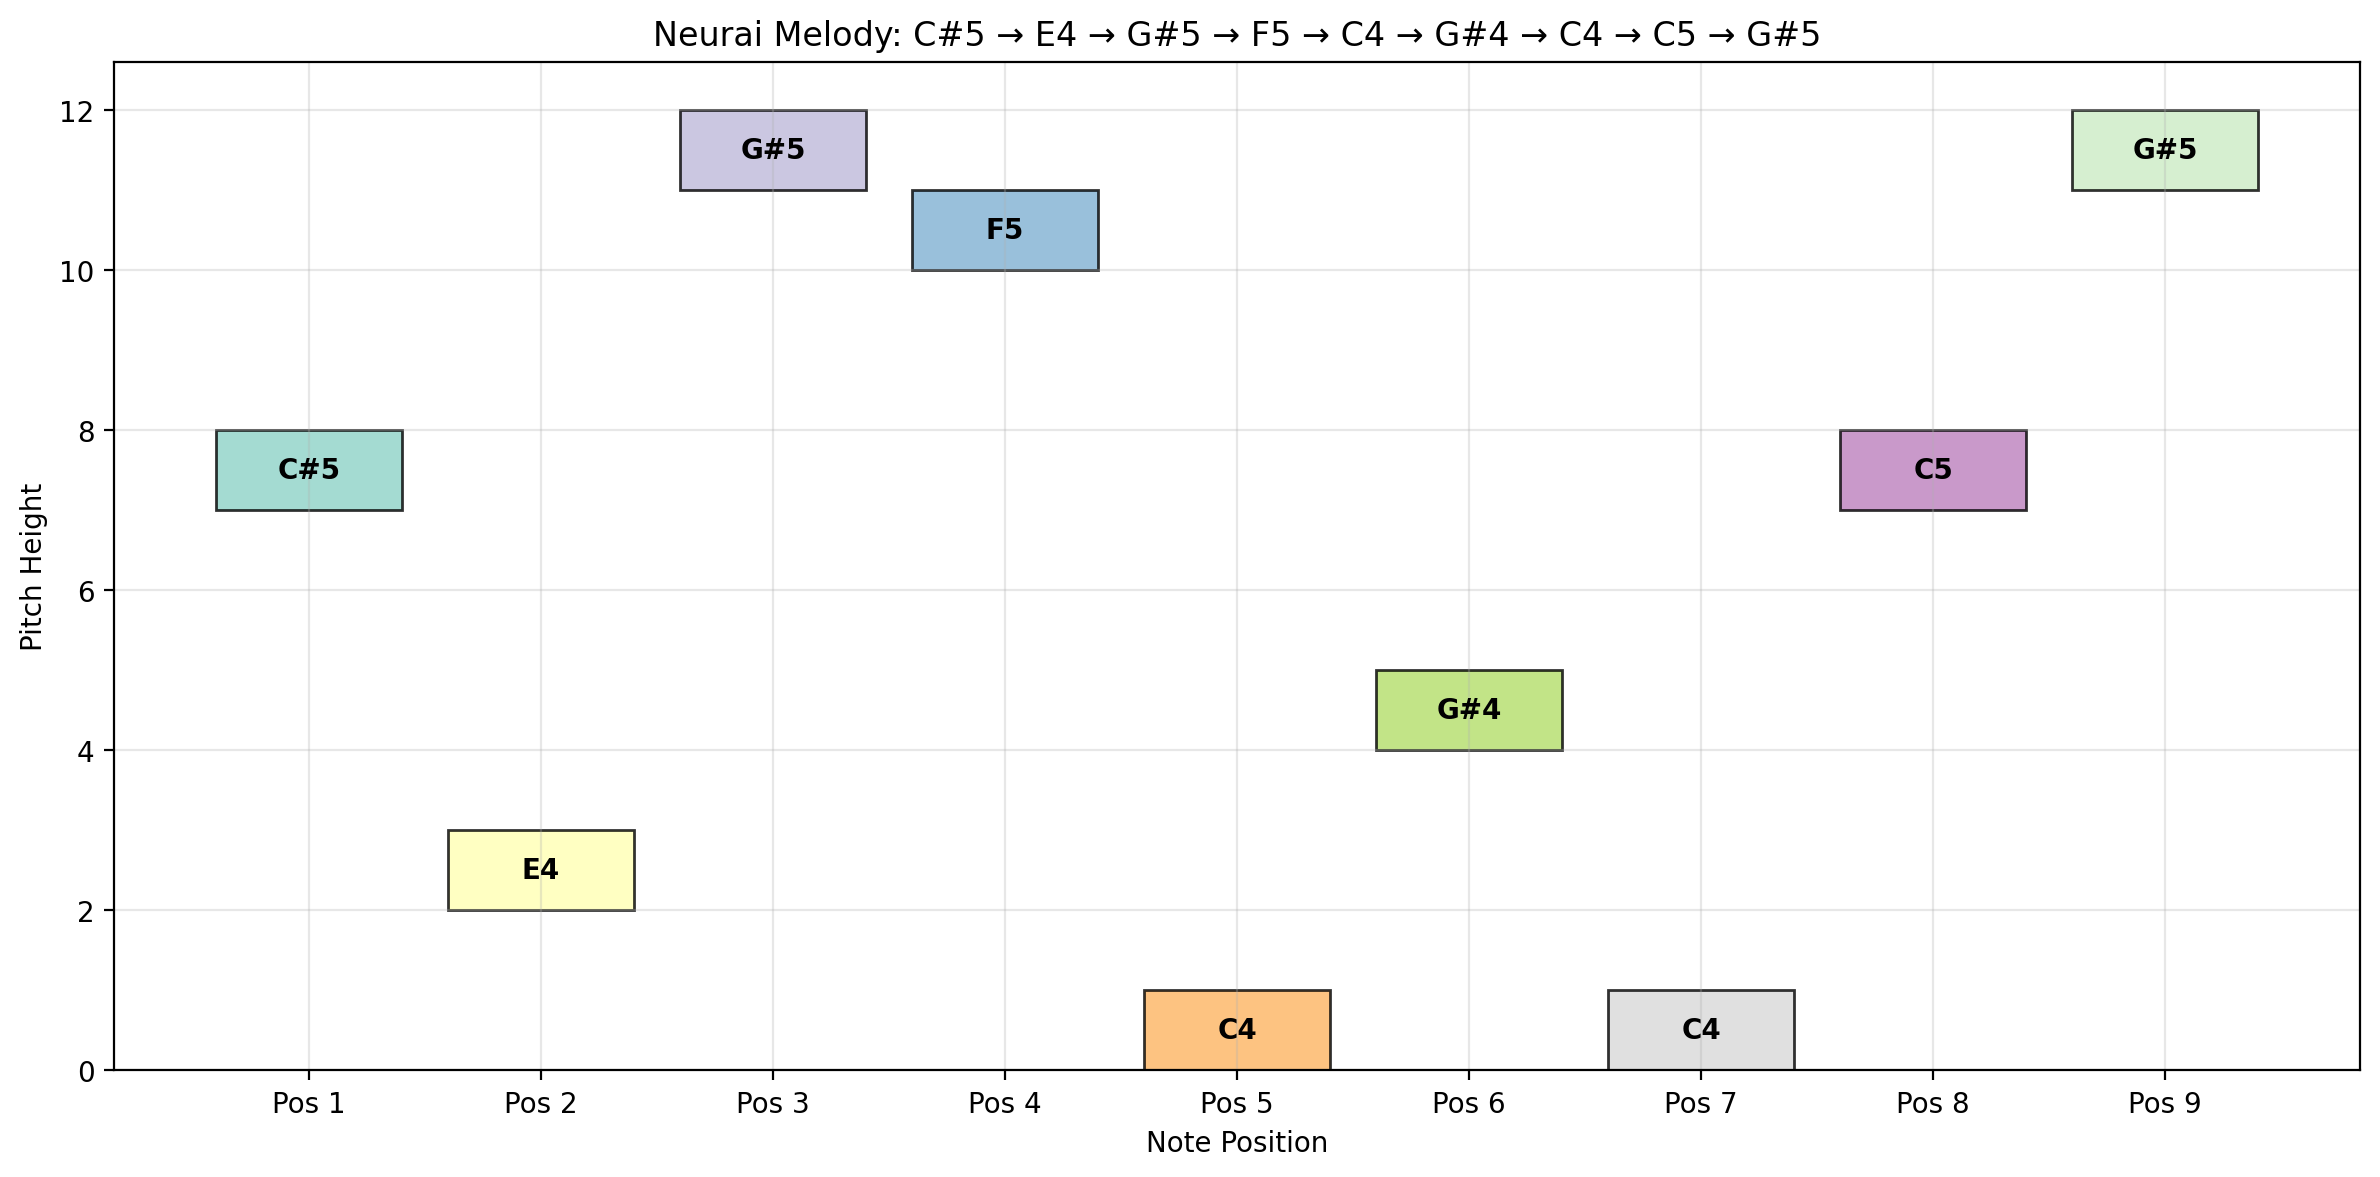

Source code (Python):
#!pip install music21
from music21 import stream, note, tempo, clef
import matplotlib.pyplot as plt
import numpy as np
from IPython.display import Audio, display, FileLink

def ascii_to_audio(ascii_text, mapping_type='auto', base_note='C4', tempo=120):
    """
    Convert ASCII text/art to audio melody
    
    Parameters:
    - ascii_text: ASCII string or art
    - mapping_type: 'auto', 'height', 'binary', 'char_value'
    - base_note: Starting note ('C4')
    - tempo: Beats per minute
    
    Returns:
    - Audio player and sequence info
    """
    
    # Note frequencies (4th octave and up)
    note_frequencies = {
        'C4': 261.63, 'C#4': 277.18, 'D4': 293.66, 'D#4': 311.13,
        'E4': 329.63, 'F4': 349.23, 'F#4': 369.99, 'G4': 392.00,
        'G#4': 415.30, 'A4': 440.00, 'A#4': 466.16, 'B4': 493.88,
        'C5': 523.25, 'C#5': 554.37, 'D5': 587.33, 'D#5': 622.25,
        'E5': 659.25, 'F5': 698.46, 'F#5': 739.99, 'G5': 783.99,
        'G#5': 830.61, 'A5': 880.00, 'A#5': 932.33, 'B5': 987.77,
        'C6': 1046.50
    }
    
    note_names = list(note_frequencies.keys())
    
    def char_to_note(char, method, base_idx):
        """Convert character to musical note"""
        if method == 'height':
            # Use character height in line (for ASCII art)
            return note_names[min(base_idx + (ord(char) % 12), len(note_names)-1)]
        
        elif method == 'binary':
            # Use character ASCII value mod number of notes
            ascii_val = ord(char)
            note_idx = (ascii_val + base_idx) % len(note_names)
            return note_names[note_idx]
        
        elif method == 'char_value':
            # Direct mapping from character frequency
            if char.isalpha():
                char_num = ord(char.upper()) - ord('A')
                note_idx = (char_num + base_idx) % len(note_names)
                return note_names[note_idx]
            elif char.isdigit():
                note_idx = (int(char) + base_idx) % len(note_names)
                return note_names[note_idx]
            else:
                # Punctuation/symbols map to base note
                return note_names[base_idx]
        
        else:  # 'auto'
            # Smart mapping based on character type
            if char.isupper():
                char_num = ord(char) - ord('A')
                return note_names[(char_num + 12) % len(note_names)]  # Higher notes
            elif char.islower():
                char_num = ord(char) - ord('a')
                return note_names[(char_num + base_idx) % len(note_names)]
            elif char.isdigit():
                return note_names[(int(char) + 7) % len(note_names)]
            else:
                # Symbols get random but consistent notes
                symbol_hash = hash(char) % 8
                return note_names[(symbol_hash + base_idx) % len(note_names)]
    
    # Find base note index
    base_idx = note_names.index(base_note) if base_note in note_names else 0
    
    # Process ASCII text
    lines = ascii_text.split('\n')
    note_sequence = []
    
    for line in lines:
        if line.strip():  # Skip empty lines
            for char in line:
                if char != ' ':  # Skip spaces
                    note = char_to_note(char, mapping_type, base_idx)
                    note_sequence.append(note)
            # Add a pause between lines
            note_sequence.append('REST')
    
    # Remove consecutive rests
    filtered_sequence = []
    for note in note_sequence:
        if note != 'REST' or (filtered_sequence and filtered_sequence[-1] != 'REST'):
            filtered_sequence.append(note)
    
    # Generate audio
    sample_rate = 44100
    note_duration = 60 / tempo  # seconds per beat
    audio_data = np.array([])
    
    for note in filtered_sequence:
        if note == 'REST':
            # Add silence
            silence = np.zeros(int(0.2 * sample_rate))  # Short rest
            audio_data = np.concatenate([audio_data, silence])
        else:
            # Generate note
            freq = note_frequencies[note]
            t = np.linspace(0, note_duration, int(sample_rate * note_duration))
            
            # Create rich tone with harmonics
            fundamental = 0.5 * np.sin(2 * np.pi * freq * t)
            harmonic1 = 0.3 * np.sin(2 * np.pi * freq * 2 * t)
            harmonic2 = 0.2 * np.sin(2 * np.pi * freq * 3 * t)
            
            note_wave = fundamental + harmonic1 + harmonic2
            
            # Apply envelope
            attack = int(0.1 * len(t))
            release = int(0.2 * len(t))
            envelope = np.ones_like(note_wave)
            envelope[:attack] = np.linspace(0, 1, attack)
            envelope[-release:] = np.linspace(1, 0, release)
            
            note_wave *= envelope
            audio_data = np.concatenate([audio_data, note_wave])
    
    # Normalize audio
    if len(audio_data) > 0:
        audio_data = audio_data / np.max(np.abs(audio_data))
    
    return audio_data, sample_rate, filtered_sequence

def advanced_ascii_to_audio(ascii_text, 
                           mapping_type='auto',
                           base_note='C4', 
                           tempo=120):
    """
    Advanced ASCII to audio converter that returns both audio and note sequence
    """
    # Convert and get both audio and sequence
    audio_data, sample_rate, note_sequence = ascii_to_audio(ascii_text, mapping_type, base_note, tempo)
    
    # Filter out REST notes for the musical sequence
    musical_sequence = [n for n in note_sequence if n != 'REST']
    
    # Display results
    print(f"📊 Conversion Results:")
    print(f"   Input: '{ascii_text}'")
    print(f"   Mapping: {mapping_type}")
    print(f"   Base Note: {base_note}")
    print(f"   Tempo: {tempo} BPM")
    print(f"   Sequence: {' → '.join(musical_sequence)}")
    
    # Return both the audio object and the note sequence
    return Audio(audio_data, rate=sample_rate, autoplay=False), musical_sequence

# Test the advanced version
print("🎛️ Advanced ASCII to Audio")
print("=" * 50)

test_text = 'neurai-AI'
# Get both audio and sequence
audio_obj, note_sequence = advanced_ascii_to_audio(test_text, mapping_type='vowel', tempo=100)

# Display the audio
print("\n🔊 Playing audio:")
display(audio_obj)

# Now create music21 stream with the actual note sequence
print("\n🎵 Creating music21 stream...")
s = stream.Stream()
s.append(clef.TrebleClef())

# Add notes to the stream (using the actual note sequence, not the audio object)
for n in note_sequence:
    s.append(note.Note(n, quarterLength=1))

# Set the tempo
s.insert(0, tempo.MetronomeMark(number=120))

# Save as MIDI
s.write('midi', 'neurai.mid')
print("✅ MIDI file saved as 'neurai.mid'")

# Create a piano roll visualization
def create_piano_roll_visualization(sequence):
    fig, ax = plt.subplots(figsize=(12, 6))
    
    # Note to position mapping
    note_order = ['C', 'D', 'E', 'F', 'G', 'A', 'B']
    note_height = {'C': 0, 'D': 1, 'E': 2, 'F': 3, 'G': 4, 'A': 5, 'B': 6}
    
    x_positions = range(len(sequence))
    
    for i, note_str in enumerate(sequence):
        # Handle sharp notes (like C#4)
        if '#' in note_str:
            pitch_class = note_str[:2]  # e.g., 'C#'
            octave = int(note_str[2])   # e.g., 4
        else:
            pitch_class = note_str[0]   # e.g., 'C'
            octave = int(note_str[1])   # e.g., 4
        
        # Calculate vertical position
        base_height = note_height.get(pitch_class[0], 0)  # Get base height for letter
        total_height = base_height + (octave - 4) * 7
        
        # Plot the note
        color = plt.cm.Set3(i / len(sequence))  # Different colors for each note
        ax.bar(i, 1, bottom=total_height, width=0.8, 
               color=color, edgecolor='black', alpha=0.8)
        
        # Add note label
        ax.text(i, total_height + 0.5, note_str, 
                ha='center', va='center', fontweight='bold', fontsize=10)
    
    ax.set_xlabel('Note Position')
    ax.set_ylabel('Pitch Height')
    ax.set_title(f'Neurai Melody: {" → ".join(sequence)}')
    ax.set_xticks(x_positions)
    ax.set_xticklabels([f'Pos {i+1}' for i in x_positions])
    ax.grid(True, alpha=0.3)
    
    plt.tight_layout()
    plt.show()

# Create visualization
print("\n📊 Creating piano roll visualization...")
create_piano_roll_visualization(note_sequence)

# Also print the sequence
print(f"\n🎼 Musical Sequence: {' → '.join(note_sequence)}")

# Create download link
print("\n📥 Download links:")
display(FileLink('neurai.mid', result_html_prefix="Download MIDI file: "))

print("\n🎵 Trying to convert MIDI to WAV for direct playback...")

# Try to play using different methods
try:
    # Convert MIDI to WAV using fluidsynth
    print("Installing fluidsynth...")
    !apt-get install -y fluidsynth fluid-soundfont-gm > /dev/null 2>&1
    print("Converting MIDI to WAV...")
    !fluidsynth -F neurai.wav /usr/share/sounds/sf2/FluidR3_GM.sf2 neurai.mid > /dev/null 2>&1
    
    print("✅ Playing converted WAV audio:")
    display(Audio('neurai.wav'))
    
except Exception as e:
    print(f"❌ Couldn't convert MIDI to WAV: {e}")
    print("But the MIDI file was created successfully! Download and play it locally.")

print("\n" + "="*50)
print("🎹 Summary:")
print(f"   Input text: '{test_text}'")
print(f"   Generated melody: {' → '.join(note_sequence)}")
print(f"   MIDI file: 'neurai.mid'")
print(f"   Audio length: {len(note_sequence)} notes")
print("="*50)

"""
🎛️ Advanced ASCII to Audio
==================================================
📊 Conversion Results:
   Input: 'neurai-AI'
   Mapping: vowel
   Base Note: C4
   Tempo: 100 BPM
   Sequence: C#5 → E4 → G#5 → F5 → C4 → G#4 → C4 → C5 → G#5

🔊 Playing audio:

🎵 Creating music21 stream...
✅ MIDI file saved as 'neurai.mid'

📊 Creating piano roll visualization...


🎼 Musical Sequence: C#5 → E4 → G#5 → F5 → C4 → G#4 → C4 → C5 → G#5

📥 Download links:
Download MIDI file: neurai.mid

🎵 Trying to convert MIDI to WAV for direct playback...
Installing fluidsynth...
Converting MIDI to WAV...
✅ Playing converted WAV audio:

==================================================
🎹 Summary:
   Input text: 'neurai-AI'
   Generated melody: C#5 → E4 → G#5 → F5 → C4 → G#4 → C4 → C5 → G#5
   MIDI file: 'neurai.mid'
   Audio length: 9 notes
==================================================
"""
